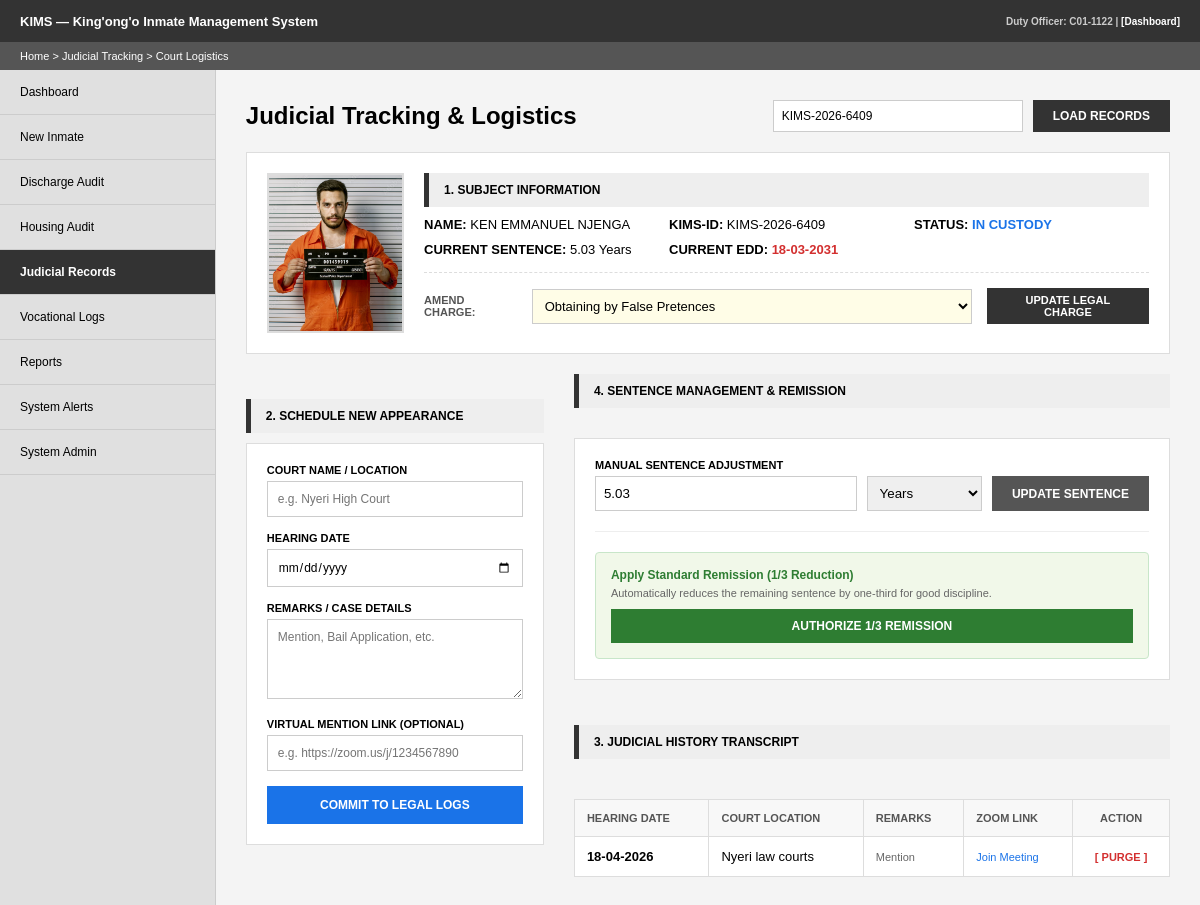
The page /judicial.php?search_id=KIMS-2026-6409 (signed in) on the database its author committed.
### tables this page shows
CREATE TABLE `inmates` (
  `inmate_id` int(11) NOT NULL,
  `kims_id` varchar(20) NOT NULL,
  `full_name` varchar(100) NOT NULL,
  `offence_category` varchar(100) DEFAULT NULL,
  `date_admitted` date DEFAULT NULL,
  `block_id` int(11) DEFAULT NULL,
  `status` varchar(20) DEFAULT 'In Custody',
  `discharged_by` varchar(255) DEFAULT NULL,
  `id_number` varchar(9) DEFAULT NULL,
  `dob` date DEFAULT NULL,
  `gender` varchar(10) DEFAULT NULL,
  `photo_url` varchar(255) DEFAULT 'default.png',
  `edd` date DEFAULT NULL,
  `sentence_years` decimal(5,2) DEFAULT NULL
);

CREATE TABLE `court_records` (
  `record_id` int(11) NOT NULL,
  `inmate_id` int(11) DEFAULT NULL,
  `court_name` varchar(100) DEFAULT NULL,
  `next_hearing_date` date DEFAULT NULL,
  `remarks` text DEFAULT NULL,
  `zoom_link` varchar(255) DEFAULT NULL
);

### judicial.php (the view, shortened to what this page needs)
<?php
include 'db_connect.php';
$inmate = null;
$search_query = "";
$court_history = null;
if (isset($_GET['search_id'])) {
    $search_query = mysqli_real_escape_string($conn, $_GET['search_id']);
    $sql = "SELECT * FROM inmates WHERE kims_id = '$search_query'";
    $result = $conn->query($sql);
    if ($result && $result->num_rows > 0) {
        $inmate = $result->fetch_assoc();
        $inmate_id = $inmate['inmate_id'];
        $history_sql = "SELECT * FROM court_records WHERE inmate_id = $inmate_id ORDER BY next_hearing_date DESC";
        $court_history = $conn->query($history_sql);
    } else {
        echo "<script>alert('No inmate record found for ID: $search_query');</script>";
    }
}
?>
<!DOCTYPE html>
<html lang="en">
<head>
    <link rel="stylesheet" href="style.css">
</head>
<body>
    <header class="top-nav">
        <div class="logo">KIMS — King'ong'o Inmate Management System</div>
        <div class="user-info">
            Duty Officer: <?php echo htmlspecialchars($_SESSION['username']); ?> |
            <a href="dashboard.php" style="color:white;">[Dashboard]</a>
        </div>
    </header>
    <nav class="breadcrumb">Home > Judicial Tracking > Court Logistics</nav>
    <div class="main-container">
        <?php include 'sidebar.php'; ?>
        <main class="content">
            <div class="header-actions">
                <h2 style="margin:0;">Judicial Tracking & Logistics</h2>
                <form action="judicial.php" method="GET" class="search-box" style="display: flex; gap: 10px;">
                    <input type="text" name="search_id" style="padding: 8px; width: 250px; border: 1px solid #ccc;" placeholder="Enter KIMS ID" value="<?php echo htmlspecialchars($search_query); ?>" required>
                    <button type="submit" class="btn-primary" style="padding: 8px 20px; background: #333; color: white; border: none; cursor: pointer;">LOAD RECORDS</button>
                </form>
            </div>
            <?php if ($inmate): ?>
            <div class="profile-summary" style="display: flex; gap: 20px; background: #fff; border: 1px solid #ddd; padding: 20px; margin-top: 20px;">
                <div class="profile-photo-container">
                    <?php
                        $photo_filename = !empty($inmate['photo_url']) ? $inmate['photo_url'] : 'default.png';
                        $photo_path = "uploads/" . $photo_filename;
                        if (file_exists($photo_path)) {
                            echo '<img src="'.$photo_path.'" alt="Subject Mugshot">';
                        } else {
                            echo '<div style="font-size: 10px; color: #999; text-align: center;">IMAGE NOT<br>FOUND</div>';
                        }
                    ?>
                </div>
                <div style="flex-grow: 1;">
                    <div class="section-header" style="margin-top:0;">1. Subject Information</div>
                    <div style="display: grid; grid-template-columns: 1fr 1fr 1fr; gap: 10px; font-size: 13px;">
                        <div><strong>NAME:</strong> <?php echo strtoupper($inmate['full_name']); ?></div>
                        <div><strong>KIMS-ID:</strong> <?php echo $inmate['kims_id']; ?></div>
                        <div><strong>STATUS:</strong> <span style="color: #1a73e8; font-weight: bold;"><?php echo strtoupper($inmate['status']); ?></span></div>
                        <div><strong>CURRENT SENTENCE:</strong> <?php echo number_format($inmate['sentence_years'], 2); ?> Years</div>
                        <div><strong>CURRENT EDD:</strong> <span style="color: #d32f2f; font-weight: bold;"><?php echo date('d-m-Y', strtotime($inmate['edd'])); ?></span></div>
                    </div>
                    <div style="margin-top: 15px; padding-top: 15px; border-top: 1px dashed #ddd;">
                        <form action="update_offence.php" method="POST"
                              onsubmit="return confirm('WARNING: You are about to officially change the legal charge for this inmate in the KIMS database. Do you wish to proceed?');"
                              style="display: flex; align-items: center; gap: 15px;">
                            <label style="font-size: 11px; font-weight: bold; color: #555;">AMEND CHARGE:</label>
                            <select name="new_offence" class="crime-select" required>
                                <optgroup label="Economic & Fraud Offences">
                                    <option value="Obtaining by False Pretences" <?php if($inmate['offence_category'] == 'Obtaining by False Pretences') echo 'selected'; ?>>Obtaining by False Pretences</option>
                                </optgroup>
                            </select>
                            <button type="submit" class="btn-amend">UPDATE LEGAL CHARGE</button>
                        </form>
                    </div>
                </div>
            </div>
            <div class="form-grid" style="display: grid; grid-template-columns: 1fr 2fr; gap: 30px; margin-top: 20px;">
                <section>
                    <div class="section-header">2. Schedule New Appearance</div>
                    <div class="judicial-form" style="background: #fff; border: 1px solid #ddd; padding: 20px;">
                        <form action="save_court_record.php" method="POST">
                            <div class="form-group" style="margin-bottom: 15px;">
                                <label style="display:block; font-size: 11px; font-weight: bold; margin-bottom: 5px;">COURT NAME / LOCATION</label>
                                <input type="text" name="court_name" placeholder="e.g. Nyeri High Court" required style="width:100%; padding:10px; border: 1px solid #ccc;">
                            </div>
                            <div class="form-group" style="margin-bottom: 15px;">
                                <label style="display:block; font-size: 11px; font-weight: bold; margin-bottom: 5px;">HEARING DATE</label>
                                <input type="date" name="hearing_date" required style="width:100%; padding:10px; border: 1px solid #ccc;">
                            </div>
                            <div class="form-group" style="margin-bottom: 15px;">
                                <label style="display:block; font-size: 11px; font-weight: bold; margin-bottom: 5px;">REMARKS / CASE DETAILS</label>
                                <textarea name="remarks" placeholder="Mention, Bail Application, etc." style="width: 100%; height: 80px; padding: 10px; border: 1px solid #ccc; font-size: 12px;"></textarea>
                            </div>
                            <div class="form-group" style="margin-bottom: 15px;">
                                <label style="display:block; font-size: 11px; font-weight: bold; margin-bottom: 5px;">VIRTUAL MENTION LINK (OPTIONAL)</label>
                                <input type="url" name="zoom_link" placeholder="e.g. https://zoom.us/j/1234567890" style="width:100%; padding:10px; border: 1px solid #ccc;">
                            </div>
                            <button type="submit" class="btn-primary" style="width: 100%; padding: 12px; background: #1a73e8; color: white; border: none; font-weight: bold;">COMMIT TO LEGAL LOGS</button>
                        </form>
                    </div>
                </section>
                <section style="display: flex; flex-direction: column; gap: 20px;">
                    <div class="section-header" style="margin-top:0;">4. Sentence Management & Remission</div>
                    <div class="judicial-form" style="background: #fff; border: 1px solid #ddd; padding: 20px;">
                        <form action="update_sentence.php" method="POST" style="margin-bottom: 20px; padding-bottom: 20px; border-bottom: 1px solid #eee;">
                            <label style="display:block; font-size: 11px; font-weight: bold; margin-bottom: 5px;">MANUAL SENTENCE ADJUSTMENT</label>
                            <div style="display: flex; gap: 10px;">
                                <input type="number" name="sentence_value" step="0.1" value="<?php echo $inmate['sentence_years']; ?>" required style="flex-grow: 2; padding: 8px; border: 1px solid #ccc;">
                                <select name="sentence_unit" style="flex-grow: 1; padding: 8px; border: 1px solid #ccc;">
                                    <option value="years" selected>Years</option>
                                </select>
                                <button type="submit" class="btn-primary" style="background: #555; white-space: nowrap;">UPDATE SENTENCE</button>
                            </div>
                        </form>
                        <div style="background: #f1f8e9; padding: 15px; border: 1px solid #c8e6c9; border-radius: 4px;">
                            <h4 style="margin: 0 0 5px 0; font-size: 12px; color: #2e7d32;">Apply Standard Remission (1/3 Reduction)</h4>
                            <p style="font-size: 11px; color: #666; margin-bottom: 10px;">Automatically reduces the remaining sentence by one-third for good discipline.</p>
                            <form action="apply_remission.php" method="POST" onsubmit="return confirm('Confirm Remission: This will reduce the sentence from <?php echo $inmate['sentence_years']; ?> years to <?php echo number_format($inmate['sentence_years'] * (2/3), 2); ?> years. Proceed?');">
                                <button type="submit" class="btn-primary" style="width: 100%; background: #2e7d32; border: none;">AUTHORIZE 1/3 REMISSION</button>
                            </form>
                        </div>
                    </div>
                    <div class="section-header">3. Judicial History Transcript</div>
                    <table class="report-table">
                        <thead>
                            <tr>
                                <th>Hearing Date</th>
                                <th>Court Location</th>
                                <th>Remarks</th>
                                <th>Zoom Link</th>
                                <th style="text-align: center;">Action</th>
                            </tr>
                        </thead>
                        <tbody>
                            <?php if ($court_history && $court_history->num_rows > 0): ?>
                                <?php while($h = $court_history->fetch_assoc()):
                                    $isToday = ($h['next_hearing_date'] == date('Y-m-d'));
                                ?>
                                    <tr class="<?php echo $isToday ? 'highlight-today' : ''; ?>">
                                        <td><strong><?php echo date('d-m-Y', strtotime($h['next_hearing_date'])); ?></strong></td>
                                        <td><?php echo htmlspecialchars($h['court_name']); ?></td>
                                        <td style="font-size: 11px; color: #666;"><?php echo htmlspecialchars($h['remarks'] ?? 'No details provided'); ?></td>
                                        <td>
                                            <?php if (!empty($h['zoom_link'])): ?>
                                                <a href="<?php echo htmlspecialchars($h['zoom_link']); ?>" target="_blank" style="color: #1a73e8; text-decoration: none; font-size: 11px;">Join Meeting</a>
                                            <?php else: ?>
                                                N/A
                                            <?php endif; ?>
                                        </td>
                                        <td style="text-align: center;">
                                            <a href="delete_record.php?type=court&id=<?php echo $h['record_id']; ?>"
                                               style="color: #d32f2f; font-size: 11px; font-weight: bold; text-decoration: none;"
                                               onclick="return confirm('WARNING: Are you sure you want to remove this official court entry?');">[ PURGE ]
                                            </a>
                                        </td>
                                    </tr>
                                <?php endwhile; ?>
                            <?php else: ?>
                                <tr><td colspan="5" style="text-align:center; padding: 40px; color: #999;">No judicial history found for this subject.</td></tr>
                            <?php endif; ?>
                        </tbody>
                    </table>
                </section>
            </div>
            <?php endif; ?>
        </main>
    </div>
</body>
</html>

### style.css (style rules this page uses)
* { margin: 0; padding: 0; box-sizing: border-box; font-family: Arial, sans-serif; }
body { background-color: #f4f4f4; }
.top-nav { background-color: #333333; color: #ffffff; height: 42px; display: flex; justify-content: space-between; align-items: center; padding: 0 20px; font-weight: bold; font-size: 13px; }
.user-info { color: #cccccc; font-size: 10px; }
.user-info a { color: #ffffff; text-decoration: none; }
.breadcrumb { background-color: #555555; color: #ffffff; padding: 8px 20px; font-size: 11px; }
.main-container { display: flex; min-height: calc(100vh - 72px); }
.content { flex-grow: 1; padding: 30px; }
.header-actions { display: flex; justify-content: space-between; align-items: center; margin-bottom: 10px; }
.search-box input { padding: 6px; border: 1px solid #ccc; width: 250px; font-size: 12px; }
.profile-summary { display: flex; background: #ffffff; border: 1px solid #dddddd; padding: 15px; margin-bottom: 20px; gap: 20px; }
.judicial-form { background: #ffffff; border: 1px solid #dddddd; padding: 20px; }
.form-grid { display: grid; grid-template-columns: 1fr 1fr; gap: 20px; }
.form-group label { display: block; font-size: 11px; font-weight: bold; margin-bottom: 5px; }
.form-group input, .form-group select, .form-group textarea { width: 100%; padding: 8px; border: 1px solid #cccccc; font-size: 12px; }
.btn-primary { background-color: #333333; color: white; padding: 10px 20px; border: none; font-weight: bold; cursor: pointer; font-size: 12px; }
.report-table { width: 100%; border-collapse: collapse; margin-top: 10px; border: 1px solid #ccc; }
.report-table th { background: #f9f9f9; text-align: left; padding: 10px; border: 1px solid #ccc; font-size: 12px; text-transform: uppercase; }
.report-table td { padding: 10px; border: 1px solid #eee; font-size: 13px; }

### judicial.php (style rules this page uses)
.section-header { background: #eee; padding: 10px 15px; font-weight: bold; border-left: 5px solid #333; margin: 25px 0 10px 0; font-size: 12px; text-transform: uppercase; }
.report-table { width: 100%; border-collapse: collapse; border: 1px solid #ddd; background: #fff; }
.report-table th { background: #f8f8f8; text-align: left; padding: 12px; border: 1px solid #ddd; font-size: 11px; color: #555; text-transform: uppercase; }
.report-table td { padding: 12px; border: 1px solid #ddd; font-size: 13px; }
.btn-amend { padding: 6px 15px; background: #333; color: white; border: none; cursor: pointer; font-size: 11px; font-weight: bold; }
.crime-select { padding: 8px; border: 1px solid #ccc; width: 450px; font-size: 13px; background: #fffde7; }
.profile-photo-container { width: 140px; height: 160px; background: #f0f0f0; border: 2px solid #ddd; display: flex; align-items: center; justify-content: center; overflow: hidden; }
.profile-photo-container img { width: 100%; height: 100%; object-fit: cover; }

### rows shown on the page
inmates: photo_url (picture), full_name "KEN EMMANUEL NJENGA", kims "KIMS-2026-6409", status "IN CUSTODY", sentence_years "5.03", edd "18-03-2031", new_offence "Obtaining by False Pretences", sentence_value "5.03"
court_records: next_hearing_date "18-04-2026", court_name "Nyeri law courts", remarks "Mention"

### other values the page prints
$_SESSION['username'] "C01-1122"
